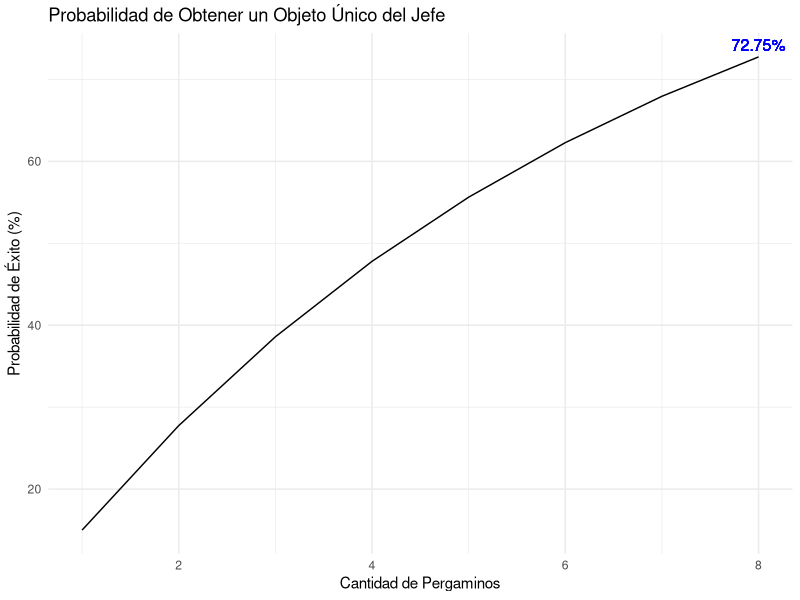

R code for this plot:
# Define las probabilidades p1 y p2
p1 <- 15/100
p2 <- 1

# Calcula la probabilidad de éxito en función de la cantidad de pergaminos (n)
calcular_probabilidad_exito <- function(n) {
  1 - (1 - p1 * p2)^n
}

N_Pergaminos = 8


# Crea el gráfico de línea
library(ggplot2)
ggplot(data.frame(Pergaminos = 1:N_Pergaminos), aes(x = Pergaminos, y = calcular_probabilidad_exito(Pergaminos)*100)) +
  geom_line() +
  geom_text(aes(label = paste0(round(calcular_probabilidad_exito(N_Pergaminos)*100, 2), "%")), 
            x = N_Pergaminos, 
            y = calcular_probabilidad_exito(N_Pergaminos)*100, 
            vjust = -0.5, 
            hjust = 0.5, 
            color = "blue", 
            size = 4) + # Etiqueta del último punto de éxito
  labs(x = "Cantidad de Pergaminos",
       y = "Probabilidad de Éxito (%)",
       title = "Probabilidad de Obtener un Objeto Único del Jefe") +
  theme_minimal()



